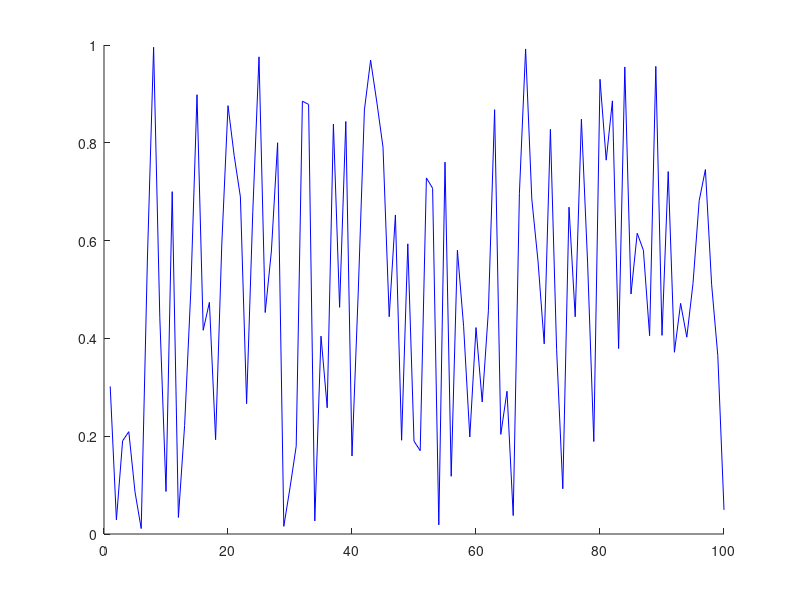

Here is the MATLAB script that generated this plot: (Note: this script raises an error after producing the figure.)
 %%%%%%%%%%%%%%%%%%%%%%%%%%%%%%%%%%%%%%%%%%%%%%%%%%%%%%%%%%%%%%%%%%%%%%%%%%%%%%%% 
%%%%%%%%%%%%%%%%%%%%%%%%%%%%%%%%%%%%%%%%%%%%%%%%%%%%%%%%%%%%%%%%%%%%%%%%%%%%%%%%
clc;
clear all
close all

%% %%%%%%%%%%%%%%%%%%%%%%%%%%%%%%%%%%%%%%%%%%%%%%%%%%%%%%%%%%%%%%%%%%%%%%%%%%%%%
% Default interactive mode
%%%%%%%%%%%%%%%%%%%%%%%%%%%%%%%%%%%%%%%%%%%%%%%%%%%%%%%%%%%%%%%%%%%%%%%%%%%%%%%%
close all;
disp( sprintf('This is the default interactive operation mode of ''magnifyOnFigure''') ) 
fig = figure;
hold on;
plot(rand(100,1), 'b'); plot(rand(300, 1), 'r', 'LineSmooth','on'); 
grid on;
hold off;
magnifyOnFigure;
disp('Press a key...')
pause;

%% %%%%%%%%%%%%%%%%%%%%%%%%%%%%%%%%%%%%%%%%%%%%%%%%%%%%%%%%%%%%%%%%%%%%%%%%%%%%%
% Figure handle passed as an input argument
%%%%%%%%%%%%%%%%%%%%%%%%%%%%%%%%%%%%%%%%%%%%%%%%%%%%%%%%%%%%%%%%%%%%%%%%%%%%%%%%
close all;
disp( sprintf('The figure handle is here passed as an input argument.') ) 
fig = figure;
hold on;
plot(rand(100,1), 'b'); plot(rand(300, 1), 'r'); 
grid on;
hold off;
magnifyOnFigure(fig);
disp('Press a key...')
pause;


%% %%%%%%%%%%%%%%%%%%%%%%%%%%%%%%%%%%%%%%%%%%%%%%%%%%%%%%%%%%%%%%%%%%%%%%%%%%%%%
% Properties (in interactive mode)
%%%%%%%%%%%%%%%%%%%%%%%%%%%%%%%%%%%%%%%%%%%%%%%%%%%%%%%%%%%%%%%%%%%%%%%%%%%%%%%%
close all;
disp( sprintf('Playing arround with the properties in interactive mode...') ) 
figHandler = figure;
hold on;
plot(rand(100,1), 'b'); plot(rand(300, 1), 'r'); 
grid on;
hold off; 
ylim([0 2]);
magnifyOnFigure(...
        figHandler,...
        'units', 'pixels',...
        'magnifierShape', 'ellipse',...
        'initialPositionSecondaryAxes', [326.933 259.189 164.941 102.65],...
        'initialPositionMagnifier',     [174.769 49.368 14.1164 174.627],...    
        'mode', 'interactive',...    
        'displayLinkStyle', 'straight',...        
        'edgeWidth', 2,...
        'edgeColor', 'black',...
        'secondaryAxesFaceColor', [0.91 0.91 0.91]... 
            ); 
disp('Press a key...')
pause;


%% %%%%%%%%%%%%%%%%%%%%%%%%%%%%%%%%%%%%%%%%%%%%%%%%%%%%%%%%%%%%%%%%%%%%%%%%%%%%%
% Properties (in manual mode)
%%%%%%%%%%%%%%%%%%%%%%%%%%%%%%%%%%%%%%%%%%%%%%%%%%%%%%%%%%%%%%%%%%%%%%%%%%%%%%%%
close all;
disp( sprintf('Or in manual mode.') ) 
figHandler = figure;
hold on;
plot(rand(100,1), 'b'); plot(rand(300, 1), 'r'); 
grid on;
hold off; 
ylim([0 2]);
magnifyOnFigure(...
        figHandler,...
        'units', 'pixels',...
        'initialPositionSecondaryAxes', [326.933 259.189 164.941 102.65],...
        'initialPositionMagnifier',     [174.769 49.368 14.1164 174.627],...    
        'mode', 'manual',...    
        'displayLinkStyle', 'straight',...        
        'edgeWidth', 2,...
        'edgeColor', 'black',...
        'secondaryAxesFaceColor', [0.91 0.91 0.91]... 
            ); 
disp('Press a key...')
pause;


%% %%%%%%%%%%%%%%%%%%%%%%%%%%%%%%%%%%%%%%%%%%%%%%%%%%%%%%%%%%%%%%%%%%%%%%%%%%%%%
% Working on images also
%%%%%%%%%%%%%%%%%%%%%%%%%%%%%%%%%%%%%%%%%%%%%%%%%%%%%%%%%%%%%%%%%%%%%%%%%%%%%%%%
close all;
disp( sprintf('How the tool works on images.') ) 
h = figure; 
load clown; 
image(X); 
colormap(map) ; 
axis image
magnifyOnFigure(h, 'displayLinkStyle', 'straight',...
                    'EdgeColor', 'white',...
                    'magnifierShape', 'rectangle',...
                    'frozenZoomAspectratio', 'on',...
                    'edgeWidth', 2);
                
disp('Press a key...')
pause;
close all
                
             

%% %%%%%%%%%%%%%%%%%%%%%%%%%%%%%%%%%%%%%%%%%%%%%%%%%%%%%%%%%%%%%%%%%%%%%%%%%%%%%
% Working on contour plots
%%%%%%%%%%%%%%%%%%%%%%%%%%%%%%%%%%%%%%%%%%%%%%%%%%%%%%%%%%%%%%%%%%%%%%%%%%%%%%%%
close all;
disp( sprintf('How the tool works on contour plots.') ) 
scrsz = get(0, 'ScreenSize');
h = figure('Position', [0.01*scrsz(3), 0.25*scrsz(4), 0.65*scrsz(3), 0.60*scrsz(4)]);
load clown;
hc1 = contour(X, 'LineWidth', 2);
axis image

magnifyOnFigure;

disp('Press a key...')
pause;
close all


%% %%%%%%%%%%%%%%%%%%%%%%%%%%%%%%%%%%%%%%%%%%%%%%%%%%%%%%%%%%%%%%%%%%%%%%%%%%%%%
% Properties (in interactive mode)
%%%%%%%%%%%%%%%%%%%%%%%%%%%%%%%%%%%%%%%%%%%%%%%%%%%%%%%%%%%%%%%%%%%%%%%%%%%%%%%%
close all;
disp( sprintf('Using multiple magnifiers on the same axis...') ) 
figHandler = figure;
hold on;
plot(rand(100,1), 'b'); plot(rand(300, 1), 'r'); 
grid on;
hold off; 
ylim([0 2]);

magnifyOnFigure(...
        figHandler,...
        'units', 'pixels',...
        'magnifierShape', 'rectangle',...
        'initialPositionSecondaryAxes', [105.6 278.81 130.2 102.69],...
        'initialPositionMagnifier',     [106.56 47.2 18.6823 186.519],...    
        'mode', 'interactive',...    
        'displayLinkStyle', 'straight',...        
        'edgeWidth', 2,...
        'edgeColor', 'black',...
        'secondaryAxesFaceColor', [0.91 0.91 0.91]... 
            );   

magnifyOnFigure(...
        figHandler,...
        'units', 'pixels',...
        'magnifierShape', 'rectangle',...
        'initialPositionSecondaryAxes', [365.6 275.81 130.2 102.69],...
        'initialPositionMagnifier',     [211.459 47.2 18.6823 186.519],...    
        'mode', 'interactive',...    
        'displayLinkStyle', 'straight',...        
        'edgeWidth', 2,...
        'edgeColor', 'black',...
        'secondaryAxesFaceColor', [0.91 0.91 0.91]... 
            );   
        
magnifyOnFigure(...
        figHandler,...
        'units', 'pixels',...
        'magnifierShape', 'rectangle',...
        'initialPositionSecondaryAxes', [364.6 78.81 130.2 102.69],...
        'initialPositionMagnifier',     [270.827 47.2 18.6823 186.519],...    
        'mode', 'interactive',...    
        'displayLinkStyle', 'straight',...        
        'edgeWidth', 2,...
        'edgeColor', 'black',...
        'secondaryAxesFaceColor', [0.91 0.91 0.91]... 
            ); 
        
     
        
